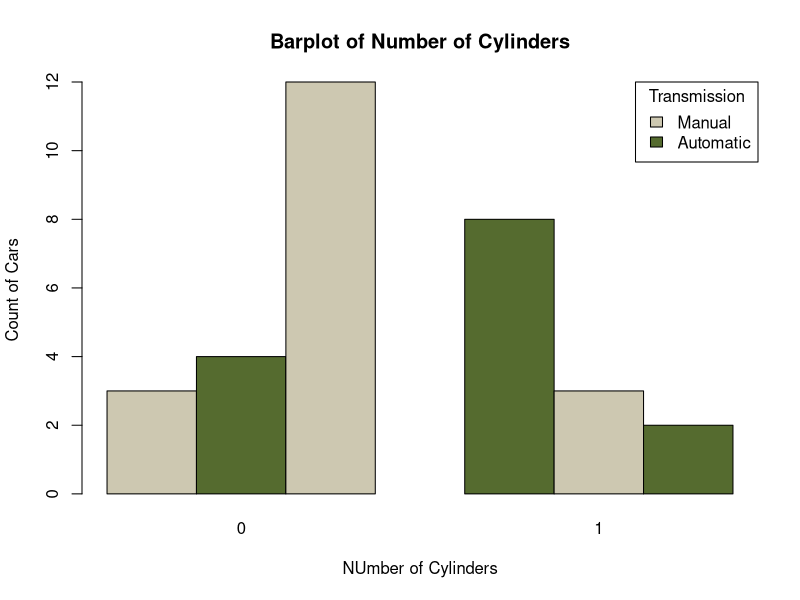

This chart was generated by the following R code:
# bar plot of the number of cylinders (cyl) in the mtcars dataset. 
# use different colors to represent the transmission type (am).
# add appropriate title, labels, and legend to the plot.

data(mtcars)

cyl <- as.factor(mtcars$cyl)
am <- as.factor(mtcars$am)

bar_data <- table(cyl, am)
bar_col <- c('cornsilk3', 'darkolivegreen')

barplot(bar_data, col = bar_col, beside = TRUE,
        xlab = 'NUmber of Cylinders', ylab = 'Count of Cars',
        main = 'Barplot of Number of Cylinders',
        legend = TRUE,
        args.legend = list(title = 'Transmission',
                           x = 'topright',
                           legend = c('Manual', 'Automatic')
                           ))
